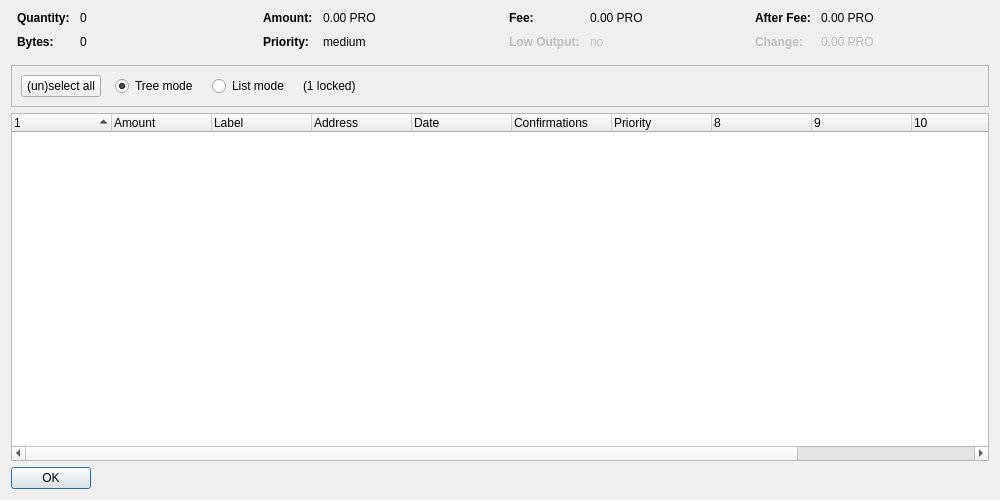
<?xml version="1.0" encoding="UTF-8"?>
<ui version="4.0">
 <class>CoinControlDialog</class>
 <widget class="QDialog" name="CoinControlDialog">
  <property name="geometry">
   <rect>
    <x>0</x>
    <y>0</y>
    <width>1000</width>
    <height>500</height>
   </rect>
  </property>
  <property name="windowTitle">
   <string>Coin Control Address Selection</string>
  </property>
  <layout class="QVBoxLayout" name="verticalLayout">
   <item>
    <layout class="QHBoxLayout" name="horizontalLayoutTop" stretch="0,0,0,0">
     <property name="topMargin">
      <number>0</number>
     </property>
     <property name="bottomMargin">
      <number>10</number>
     </property>
     <item>
      <layout class="QFormLayout" name="formLayoutCoinControl1">
       <property name="horizontalSpacing">
        <number>10</number>
       </property>
       <property name="verticalSpacing">
        <number>10</number>
       </property>
       <property name="leftMargin">
        <number>6</number>
       </property>
       <property name="rightMargin">
        <number>6</number>
       </property>
       <item row="0" column="0">
        <widget class="QLabel" name="labelCoinControlQuantityText">
         <property name="font">
          <font>
           <weight>75</weight>
           <bold>true</bold>
          </font>
         </property>
         <property name="text">
          <string>Quantity:</string>
         </property>
        </widget>
       </item>
       <item row="0" column="1">
        <widget class="QLabel" name="labelCoinControlQuantity">
         <property name="cursor">
          <cursorShape>IBeamCursor</cursorShape>
         </property>
         <property name="contextMenuPolicy">
          <enum>Qt::ActionsContextMenu</enum>
         </property>
         <property name="text">
          <string notr="true">0</string>
         </property>
         <property name="textInteractionFlags">
          <set>Qt::LinksAccessibleByMouse|Qt::TextSelectableByKeyboard|Qt::TextSelectableByMouse</set>
         </property>
        </widget>
       </item>
       <item row="1" column="0">
        <widget class="QLabel" name="labelCoinControlBytesText">
         <property name="font">
          <font>
           <weight>75</weight>
           <bold>true</bold>
          </font>
         </property>
         <property name="text">
          <string>Bytes:</string>
         </property>
        </widget>
       </item>
       <item row="1" column="1">
        <widget class="QLabel" name="labelCoinControlBytes">
         <property name="cursor">
          <cursorShape>IBeamCursor</cursorShape>
         </property>
         <property name="contextMenuPolicy">
          <enum>Qt::ActionsContextMenu</enum>
         </property>
         <property name="text">
          <string notr="true">0</string>
         </property>
         <property name="textInteractionFlags">
          <set>Qt::LinksAccessibleByMouse|Qt::TextSelectableByKeyboard|Qt::TextSelectableByMouse</set>
         </property>
        </widget>
       </item>
      </layout>
     </item>
     <item>
      <layout class="QFormLayout" name="formLayoutCoinControl2">
       <property name="horizontalSpacing">
        <number>10</number>
       </property>
       <property name="verticalSpacing">
        <number>10</number>
       </property>
       <property name="leftMargin">
        <number>6</number>
       </property>
       <property name="rightMargin">
        <number>6</number>
       </property>
       <item row="0" column="0">
        <widget class="QLabel" name="labelCoinControlAmountText">
         <property name="font">
          <font>
           <weight>75</weight>
           <bold>true</bold>
          </font>
         </property>
         <property name="text">
          <string>Amount:</string>
         </property>
        </widget>
       </item>
       <item row="0" column="1">
        <widget class="QLabel" name="labelCoinControlAmount">
         <property name="cursor">
          <cursorShape>IBeamCursor</cursorShape>
         </property>
         <property name="contextMenuPolicy">
          <enum>Qt::ActionsContextMenu</enum>
         </property>
         <property name="text">
          <string notr="true">0.00 PRO</string>
         </property>
         <property name="textInteractionFlags">
          <set>Qt::LinksAccessibleByMouse|Qt::TextSelectableByKeyboard|Qt::TextSelectableByMouse</set>
         </property>
        </widget>
       </item>
       <item row="1" column="0">
        <widget class="QLabel" name="labelCoinControlPriorityText">
         <property name="font">
          <font>
           <weight>75</weight>
           <bold>true</bold>
          </font>
         </property>
         <property name="text">
          <string>Priority:</string>
         </property>
        </widget>
       </item>
       <item row="1" column="1">
        <widget class="QLabel" name="labelCoinControlPriority">
         <property name="cursor">
          <cursorShape>IBeamCursor</cursorShape>
         </property>
         <property name="contextMenuPolicy">
          <enum>Qt::ActionsContextMenu</enum>
         </property>
         <property name="text">
          <string notr="true">medium</string>
         </property>
         <property name="textInteractionFlags">
          <set>Qt::LinksAccessibleByMouse|Qt::TextSelectableByKeyboard|Qt::TextSelectableByMouse</set>
         </property>
        </widget>
       </item>
      </layout>
     </item>
     <item>
      <layout class="QFormLayout" name="formLayoutCoinControl3">
       <property name="horizontalSpacing">
        <number>10</number>
       </property>
       <property name="verticalSpacing">
        <number>10</number>
       </property>
       <property name="leftMargin">
        <number>6</number>
       </property>
       <property name="rightMargin">
        <number>6</number>
       </property>
       <item row="0" column="0">
        <widget class="QLabel" name="labelCoinControlFeeText">
         <property name="font">
          <font>
           <weight>75</weight>
           <bold>true</bold>
          </font>
         </property>
         <property name="text">
          <string>Fee:</string>
         </property>
        </widget>
       </item>
       <item row="0" column="1">
        <widget class="QLabel" name="labelCoinControlFee">
         <property name="cursor">
          <cursorShape>IBeamCursor</cursorShape>
         </property>
         <property name="contextMenuPolicy">
          <enum>Qt::ActionsContextMenu</enum>
         </property>
         <property name="text">
          <string notr="true">0.00 PRO</string>
         </property>
         <property name="textInteractionFlags">
          <set>Qt::LinksAccessibleByMouse|Qt::TextSelectableByKeyboard|Qt::TextSelectableByMouse</set>
         </property>
        </widget>
       </item>
       <item row="1" column="0">
        <widget class="QLabel" name="labelCoinControlLowOutputText">
         <property name="enabled">
          <bool>false</bool>
         </property>
         <property name="font">
          <font>
           <weight>75</weight>
           <bold>true</bold>
          </font>
         </property>
         <property name="text">
          <string>Low Output:</string>
         </property>
        </widget>
       </item>
       <item row="1" column="1">
        <widget class="QLabel" name="labelCoinControlLowOutput">
         <property name="enabled">
          <bool>false</bool>
         </property>
         <property name="cursor">
          <cursorShape>IBeamCursor</cursorShape>
         </property>
         <property name="contextMenuPolicy">
          <enum>Qt::ActionsContextMenu</enum>
         </property>
         <property name="text">
          <string notr="true">no</string>
         </property>
         <property name="textInteractionFlags">
          <set>Qt::LinksAccessibleByMouse|Qt::TextSelectableByKeyboard|Qt::TextSelectableByMouse</set>
         </property>
        </widget>
       </item>
      </layout>
     </item>
     <item>
      <layout class="QFormLayout" name="formLayoutCoinControl4">
       <property name="horizontalSpacing">
        <number>10</number>
       </property>
       <property name="verticalSpacing">
        <number>10</number>
       </property>
       <property name="leftMargin">
        <number>6</number>
       </property>
       <property name="rightMargin">
        <number>6</number>
       </property>
       <item row="0" column="0">
        <widget class="QLabel" name="labelCoinControlAfterFeeText">
         <property name="font">
          <font>
           <weight>75</weight>
           <bold>true</bold>
          </font>
         </property>
         <property name="text">
          <string>After Fee:</string>
         </property>
        </widget>
       </item>
       <item row="0" column="1">
        <widget class="QLabel" name="labelCoinControlAfterFee">
         <property name="cursor">
          <cursorShape>IBeamCursor</cursorShape>
         </property>
         <property name="contextMenuPolicy">
          <enum>Qt::ActionsContextMenu</enum>
         </property>
         <property name="text">
          <string notr="true">0.00 PRO</string>
         </property>
         <property name="textInteractionFlags">
          <set>Qt::LinksAccessibleByMouse|Qt::TextSelectableByKeyboard|Qt::TextSelectableByMouse</set>
         </property>
        </widget>
       </item>
       <item row="1" column="0">
        <widget class="QLabel" name="labelCoinControlChangeText">
         <property name="enabled">
          <bool>false</bool>
         </property>
         <property name="font">
          <font>
           <weight>75</weight>
           <bold>true</bold>
          </font>
         </property>
         <property name="text">
          <string>Change:</string>
         </property>
        </widget>
       </item>
       <item row="1" column="1">
        <widget class="QLabel" name="labelCoinControlChange">
         <property name="enabled">
          <bool>false</bool>
         </property>
         <property name="cursor">
          <cursorShape>IBeamCursor</cursorShape>
         </property>
         <property name="contextMenuPolicy">
          <enum>Qt::ActionsContextMenu</enum>
         </property>
         <property name="text">
          <string notr="true">0.00 PRO</string>
         </property>
         <property name="textInteractionFlags">
          <set>Qt::LinksAccessibleByMouse|Qt::TextSelectableByKeyboard|Qt::TextSelectableByMouse</set>
         </property>
        </widget>
       </item>
      </layout>
     </item>
    </layout>
   </item>
   <item>
    <widget class="QFrame" name="frame">
     <property name="minimumSize">
      <size>
       <width>0</width>
       <height>40</height>
      </size>
     </property>
     <property name="frameShape">
      <enum>QFrame::StyledPanel</enum>
     </property>
     <property name="frameShadow">
      <enum>QFrame::Sunken</enum>
     </property>
     <layout class="QHBoxLayout" name="horizontalLayout">
      <item>
       <layout class="QHBoxLayout" name="horizontalLayoutPanel" stretch="0,0,0,0,0">
        <property name="spacing">
         <number>14</number>
        </property>
        <item>
         <widget class="QPushButton" name="pushButtonSelectAll">
          <property name="sizePolicy">
           <sizepolicy hsizetype="Maximum" vsizetype="Fixed">
            <horstretch>0</horstretch>
            <verstretch>0</verstretch>
           </sizepolicy>
          </property>
          <property name="text">
           <string>(un)select all</string>
          </property>
         </widget>
        </item>
        <item>
         <widget class="QRadioButton" name="radioTreeMode">
          <property name="sizePolicy">
           <sizepolicy hsizetype="Maximum" vsizetype="Fixed">
            <horstretch>0</horstretch>
            <verstretch>0</verstretch>
           </sizepolicy>
          </property>
          <property name="text">
           <string>Tree mode</string>
          </property>
          <property name="checked">
           <bool>true</bool>
          </property>
         </widget>
        </item>
        <item>
         <widget class="QRadioButton" name="radioListMode">
          <property name="sizePolicy">
           <sizepolicy hsizetype="Maximum" vsizetype="Fixed">
            <horstretch>0</horstretch>
            <verstretch>0</verstretch>
           </sizepolicy>
          </property>
          <property name="text">
           <string>List mode</string>
          </property>
         </widget>
        </item>
        <item>
         <widget class="QLabel" name="labelLocked">
          <property name="text">
           <string notr="true">(1 locked)</string>
          </property>
         </widget>
        </item>
        <item>
         <spacer name="horizontalSpacer">
          <property name="orientation">
           <enum>Qt::Horizontal</enum>
          </property>
          <property name="sizeHint" stdset="0">
           <size>
            <width>40</width>
            <height>20</height>
           </size>
          </property>
         </spacer>
        </item>
       </layout>
      </item>
     </layout>
    </widget>
   </item>
   <item>
    <widget class="CoinControlTreeWidget" name="treeWidget">
     <property name="contextMenuPolicy">
      <enum>Qt::CustomContextMenu</enum>
     </property>
     <property name="sortingEnabled">
      <bool>false</bool>
     </property>
     <property name="columnCount">
      <number>12</number>
     </property>
     <attribute name="headerShowSortIndicator" stdset="0">
      <bool>true</bool>
     </attribute>
     <attribute name="headerStretchLastSection">
      <bool>false</bool>
     </attribute>
     <column>
      <property name="text">
       <string/>
      </property>
     </column>
     <column>
      <property name="text">
       <string>Amount</string>
      </property>
     </column>
     <column>
      <property name="text">
       <string notr="true">Label</string>
      </property>
     </column>
     <column>
      <property name="text">
       <string>Address</string>
      </property>
     </column>
     <column>
      <property name="text">
       <string>Date</string>
      </property>
     </column>
     <column>
      <property name="text">
       <string>Confirmations</string>
      </property>
      <property name="toolTip">
       <string>Confirmed</string>
      </property>
     </column>
     <column>
      <property name="text">
       <string>Priority</string>
      </property>
     </column>
     <column>
      <property name="text">
       <string/>
      </property>
     </column>
     <column>
      <property name="text">
       <string/>
      </property>
     </column>
     <column>
      <property name="text">
       <string/>
      </property>
     </column>
     <column>
      <property name="text">
       <string/>
      </property>
     </column>
     <column>
      <property name="text">
       <string/>
      </property>
     </column>
    </widget>
   </item>
   <item>
    <widget class="QDialogButtonBox" name="buttonBox">
     <property name="sizePolicy">
      <sizepolicy hsizetype="Maximum" vsizetype="Fixed">
       <horstretch>0</horstretch>
       <verstretch>0</verstretch>
      </sizepolicy>
     </property>
     <property name="orientation">
      <enum>Qt::Horizontal</enum>
     </property>
     <property name="standardButtons">
      <set>QDialogButtonBox::Ok</set>
     </property>
    </widget>
   </item>
  </layout>
 </widget>
 <customwidgets>
  <customwidget>
   <class>CoinControlTreeWidget</class>
   <extends>QTreeWidget</extends>
   <header>coincontroltreewidget.h</header>
  </customwidget>
 </customwidgets>
 <resources/>
 <connections/>
</ui>
